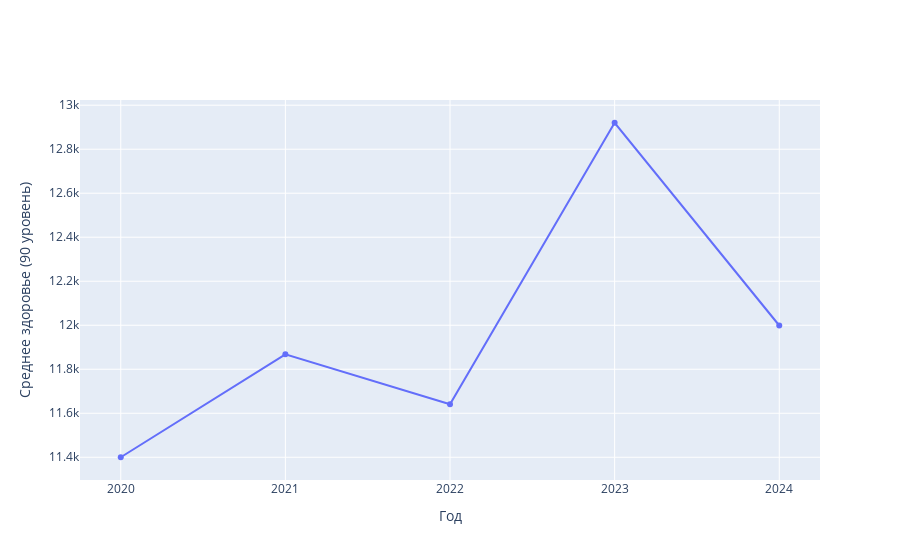

Notebook cell for this chart:
### Code cell
fig8 = go.Figure()
fig8.add_trace(go.Line(
    x=df_year['year'],
    y=df_year['hp_90_90'],
))
fig8.update_layout(
    xaxis_title="Год",
    yaxis_title="Среднее здоровье (90 уровень)",
    )

fig8.show()

### Figure 1 — Plotly figure (JSON) as saved in the notebook; plotly's stock layout.template omitted (floating-point values rounded to 4 significant figures)
{"data": [{"type": "scatter", "x": ["2020", "2021", "2022", "2023", "2024"], "y": [11400.0, 11870.0, 11640.0, 12920.0, 12000.0]}], "layout": {"xaxis": {"title": {"text": "Год"}}, "yaxis": {"title": {"text": "Среднее здоровье (90 уровень)"}}}}
